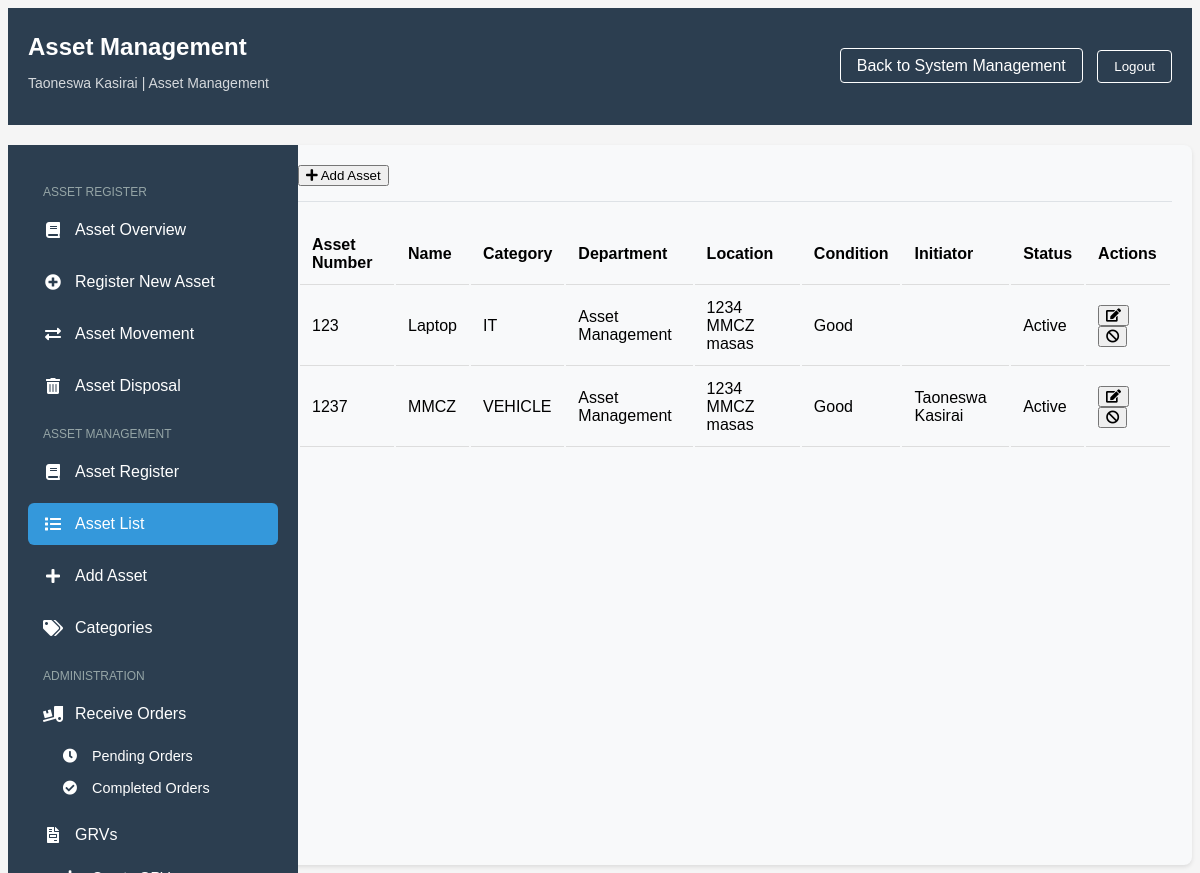
Screenshot of /asset-management/ (signed in) with the database file from the repository.
### myapp/models.py (models this page shows, shortened)
class Employee(models.Model):
    employee_number = models.CharField(max_length=10, unique=True)
    name = models.CharField(max_length=100)
    surname = models.CharField(max_length=100)
    department = models.ForeignKey(Department, on_delete=models.PROTECT)
    branch = models.CharField(max_length=100)
    section = models.CharField(max_length=100)
    email = models.EmailField(unique=True)
    phone_regex = RegexValidator(
        regex=r'^07\d{8}$',
        message="Phone number must start with '07' and be 10 digits long"
    )
    phone_number = models.CharField(
        validators=[phone_regex],
        max_length=10,
        unique=True
    )
    signature = models.ImageField(
        upload_to='signatures/', null=True, blank=True)
    created_at = models.DateTimeField(auto_now_add=True)
    password = models.CharField(
        max_length=128, default=make_password('defaultpassword'))
    is_first_login = models.BooleanField(default=True)
    is_active = models.BooleanField(default=True)
    roles = models.ManyToManyField(Role, blank=True)
    class Meta:
        ordering = ['surname', 'name']

class Department(models.Model):
    code = models.CharField(max_length=10, unique=True)
    name = models.CharField(max_length=100)
    description = models.TextField(blank=True)
    is_active = models.BooleanField(default=True)
    created_at = models.DateTimeField(auto_now_add=True)
    def __str__(self):
        return self.name
    class Meta:
        ordering = ['name']

class Asset(models.Model):
    CONDITION_CHOICES = [
        ('NEW', 'New'),
        ('GOOD', 'Good'),
        ('FAIR', 'Fair'),
        ('POOR', 'Poor'),
        ('RETIRED', 'Retired'),
    ]
    asset_number = models.CharField(max_length=50, unique=True)
    serial_number = models.CharField(
        max_length=100, blank=True, null=True)  # Add this line
    name = models.CharField(max_length=100)
    category = models.CharField(max_length=50)
    description = models.TextField(blank=True)
    department = models.ForeignKey(
        Department, on_delete=models.SET_NULL, null=True)
    location = models.CharField(max_length=100)
    purchase_date = models.DateField()
    purchase_cost = models.DecimalField(max_digits=10, decimal_places=2)
    condition = models.CharField(max_length=10, choices=CONDITION_CHOICES)
    is_active = models.BooleanField(default=True)
    created_at = models.DateTimeField(auto_now_add=True)
    updated_at = models.DateTimeField(auto_now=True)
    is_deleted = models.BooleanField(default=False)
    deleted_at = models.DateTimeField(null=True, blank=True)
    deleted_by = models.ForeignKey(
        Employee, on_delete=models.SET_NULL, null=True, blank=True, related_name='deleted_assets')
    initiator = models.ForeignKey(
        Employee, on_delete=models.SET_NULL, null=True, related_name='initiated_assets')

### myapp/views.py (the view)
# urls.py: path('asset-management/', views.asset_management, name='asset_management'),
def asset_management(request):
    if 'employee_id' not in request.session:
        return redirect('login')
    employee = Employee.objects.get(id=request.session['employee_id'])
    return render(request, 'myapp/asset_management.html', {
        'employee': employee,
        'assets': Asset.objects.all().order_by('-is_active', 'name'),
        'departments': Department.objects.filter(is_active=True),
    })

### myapp/templates/myapp/asset_management.html (shortened to what this page needs)
<!DOCTYPE html>
<html>
<head>
    {% load static %}
    <link rel="stylesheet" type="text/css" href="{% static 'myapp/css/style.css' %}">
    <link href="https://cdnjs.cloudflare.com/ajax/libs/font-awesome/5.15.4/css/all.min.css" rel="stylesheet">
</head>
<body>
    <div class="dashboard-header">
        <div class="user-info">
            <h1>Asset Management</h1>
            <p class="user-details">{{ employee.name }} {{ employee.surname }} | {{ employee.department }}</p>
        </div>
        <div class="header-actions">
            <a href="{% url 'system_management' %}" class="back-button">Back to System Management</a>
            <button class="logout-button">Logout</button>
        </div>
    </div>
    <div class="system-layout">
        <div class="sidebar">
            <ul class="sidebar-menu">
                <div class="section-title">Asset Register</div>
                <li>
                    <a href="{% url 'asset_register' %}" class="{% if request.path == '/asset-register/' %}active{% endif %}">
                        <i class="fas fa-book"></i>
                        Asset Overview
                    </a>
                </li>
                <li>
                    <a href="#" onclick="openAddAssetModal(); return false;">
                        <i class="fas fa-plus-circle"></i>
                        Register New Asset
                    </a>
                </li>
                <li>
                    <a href="{% url 'asset_movement' %}" class="{% if request.path == '/asset-movement/' %}active{% endif %}">
                        <i class="fas fa-exchange-alt"></i>
                        Asset Movement
                    </a>
                </li>
                <li>
                    <a href="#asset-disposal">
                        <i class="fas fa-trash-alt"></i>
                        Asset Disposal
                    </a>
                </li>
                <div class="section-title">Asset Management</div>
                <li>
                    <a href="{% url 'asset_register' %}" class="{% if request.path == '/asset-register/' %}active{% endif %}">
                        <i class="fas fa-book"></i>
                        Asset Register
                    </a>
                </li>
                <li>
                    <a href="#asset-list" class="{% if request.path == '/asset-management/' %}active{% endif %}" onclick="scrollToSection('asset-list')">
                        <i class="fas fa-list"></i>
                        Asset List
                    </a>
                </li>
                <li>
                    <a href="#" onclick="openAddAssetModal(); return false;">
                        <i class="fas fa-plus"></i>
                        Add Asset
                    </a>
                </li>
                <li>
                    <a href="#asset-categories">
                        <i class="fas fa-tags"></i>
                        Categories
                    </a>
                </li>
                <div class="section-title">Administration</div>
                <li>
                    <a href="#receive-orders">
                        <i class="fas fa-truck-loading"></i>
                        Receive Orders
                    </a>
                    <div class="sub-menu">
                        <a href="#pending-orders">
                            <i class="fas fa-clock"></i>
                            Pending Orders
                        </a>
                        <a href="#completed-orders">
                            <i class="fas fa-check-circle"></i>
                            Completed Orders
                        </a>
                    </div>
                </li>
                <li>
                    <a href="#grvs">
                        <i class="fas fa-file-invoice"></i>
                        GRVs
                    </a>
                    <div class="sub-menu">
                        <a href="#create-grv">
                        </a>
                    </div>
                </li>
            </ul>
        </div>
        <div class="main-content">
            <div class="content-header">
                <button class="btn btn-primary" onclick="openAddAssetModal()">
                    <i class="fas fa-plus"></i> Add Asset
                </button>
            </div>
            <table class="asset-table">
                <thead>
                    <tr>
                        <th>Asset Number</th>
                        <th>Name</th>
                        <th>Category</th>
                        <th>Department</th>
                        <th>Location</th>
                        <th>Condition</th>
                        <th>Initiator</th>
                        <th>Status</th>
                        <th>Actions</th>
                    </tr>
                </thead>
                <tbody>
                    {% for asset in assets %}
                    <tr data-id="{{ asset.id }}" {% if not asset.is_active %}style="opacity: 0.6;"{% endif %}>
                        <td>{{ asset.asset_number }}</td>
                        <td>{{ asset.name }}</td>
                        <td data-category="{{ asset.category }}">{{ asset.category }}</td>
                        <td data-department-id="{{ asset.department.id }}">{{ asset.department.name }}</td>
                        <td>{{ asset.location }}</td>
                        <td data-condition="{{ asset.condition }}">{{ asset.get_condition_display }}</td>
                        <td>{{ asset.initiator.name }} {{ asset.initiator.surname }}</td>
                        <td>{{ asset.is_active|yesno:"Active,Inactive" }}</td>
                        <td>
                            <button class="btn btn-edit" onclick="editAsset('{{ asset.id }}')">
                                <i class="fas fa-edit"></i>
                            </button>
                            <button class="btn {% if asset.is_active %}btn-delete{% else %}btn-success{% endif %}"
                                    onclick="toggleAssetStatus('{{ asset.id }}', {{ asset.is_active|lower }})">
                                <i class="fas {% if asset.is_active %}fa-ban{% else %}fa-check{% endif %}"></i>
                            </button>
                        </td>
                    </tr>
                    {% endfor %}
                </tbody>
            </table>
        </div>
    </div>
</body>
</html>

### myapp/static/myapp/css/style.css (style rules this page uses)
body { background-color: #f5f5f5; font-family: Arial, sans-serif; }
.dashboard-header { background: #2c3e50; color: white; padding: 20px; display: flex; justify-content: space-between; align-items: center; }
.user-info { flex: 1; }
.user-info h1 { margin: 5px 0; font-size: 24px; }
.user-details { font-size: 14px; opacity: 0.8; }
.header-actions { padding-left: 20px; }
.logout-button { background: transparent; border: 1px solid white; color: white; padding: 8px 16px; border-radius: 4px; cursor: pointer; transition: all 0.3s; }
.back-button { background: transparent; border: 1px solid white; color: white; padding: 8px 16px; border-radius: 4px; cursor: pointer; transition: all 0.3s; text-decoration: none; margin-right: 10px; }

### myapp/templates/myapp/asset_management.html (style rules this page uses)
.asset-table th, .asset-table td { padding: 12px; text-align: left; border-bottom: 1px solid #ddd; }
.sidebar { width: 250px; background-color: #2c3e50; padding: 20px; color: white; }
.sidebar-menu { list-style: none; padding: 0; margin: 0; }
.sidebar-menu li { margin-bottom: 10px; }
.sidebar-menu a { color: white; text-decoration: none; display: flex; align-items: center; padding: 10px; border-radius: 5px; transition: background-color 0.3s; }
.sidebar-menu i { margin-right: 10px; width: 20px; }
.system-layout { display: flex; min-height: calc(100vh - 80px); margin-top: 20px; }
.sidebar { width: 250px; background-color: #2c3e50; padding: 20px; color: white; position: fixed; height: calc(100vh - 80px); overflow-y: auto; }
.main-content { flex: 1; margin-left: 270px; padding: 20px; background-color: #f8f9fa; border-radius: 8px; box-shadow: 0 2px 4px rgba(0,0,0,0.1); }
.sidebar-menu a { color: white; text-decoration: none; display: flex; align-items: center; padding: 12px 15px; border-radius: 6px; transition: all 0.3s ease; }
.sidebar-menu a.active { background-color: #3498db; }
.sidebar-menu i { margin-right: 12px; width: 20px; text-align: center; }
.content-header { display: flex; justify-content: space-between; align-items: center; margin-bottom: 20px; padding-bottom: 15px; border-bottom: 1px solid #dee2e6; }
.sidebar-menu .section-title { color: #95a5a6; font-size: 12px; text-transform: uppercase; margin: 20px 0 10px; padding-left: 15px; }
.sidebar-menu .sub-menu { padding-left: 20px; margin-top: 5px; }
.sidebar-menu .sub-menu a { font-size: 0.9em; padding: 8px 12px; }

### rows the page displays
Employee: name "Taoneswa", surname "Kasirai", department "Asset Management"
Asset: asset_number "123", name "Laptop", category "IT", department.name "Asset Management", location "1234 MMCZ masas", condition "Good", is_active "Active"
Asset: asset_number "1237", name "MMCZ", category "VEHICLE", department.name "Asset Management", location "1234 MMCZ masas", condition "Good", initiator.name "Taoneswa", initiator.surname "Kasirai", is_active "Active"
